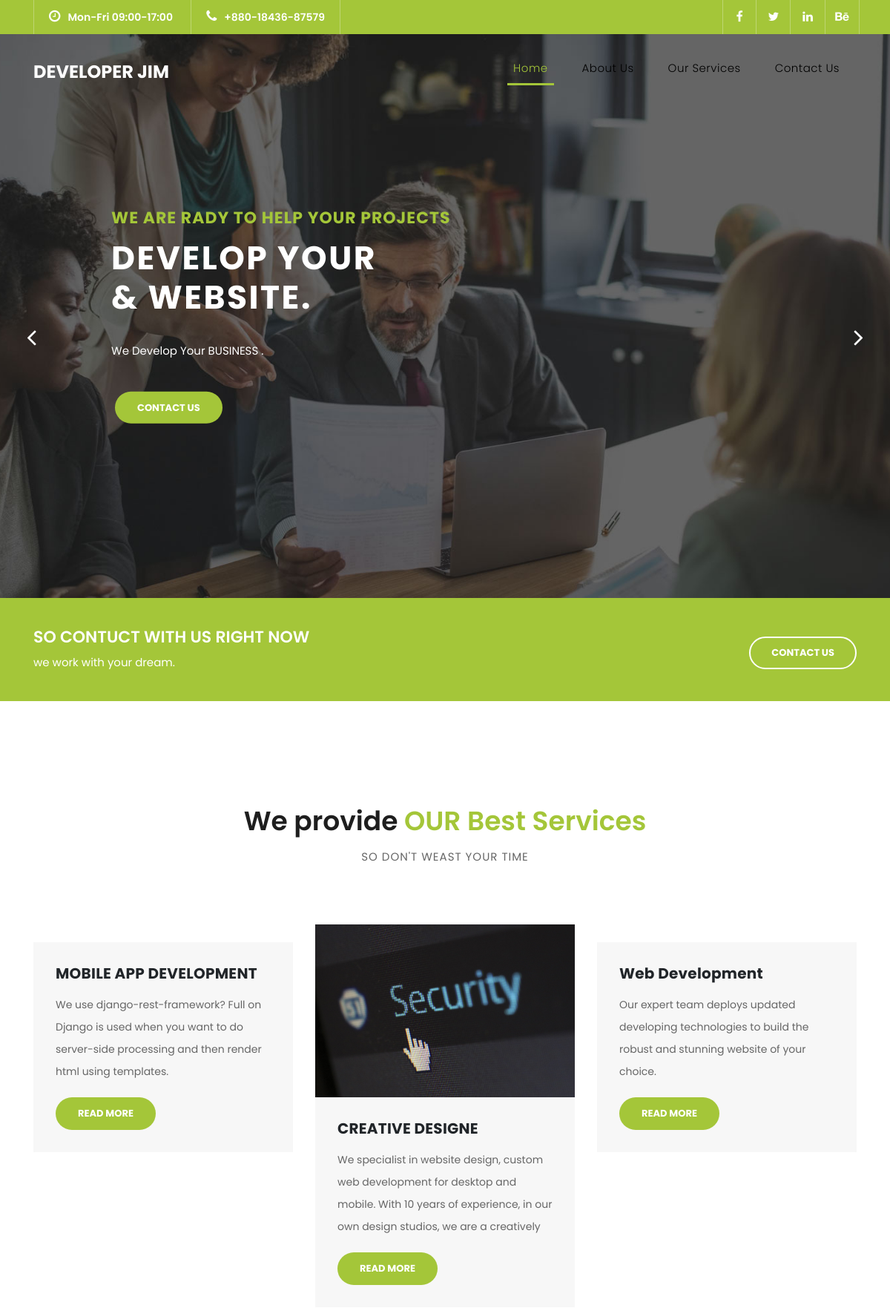
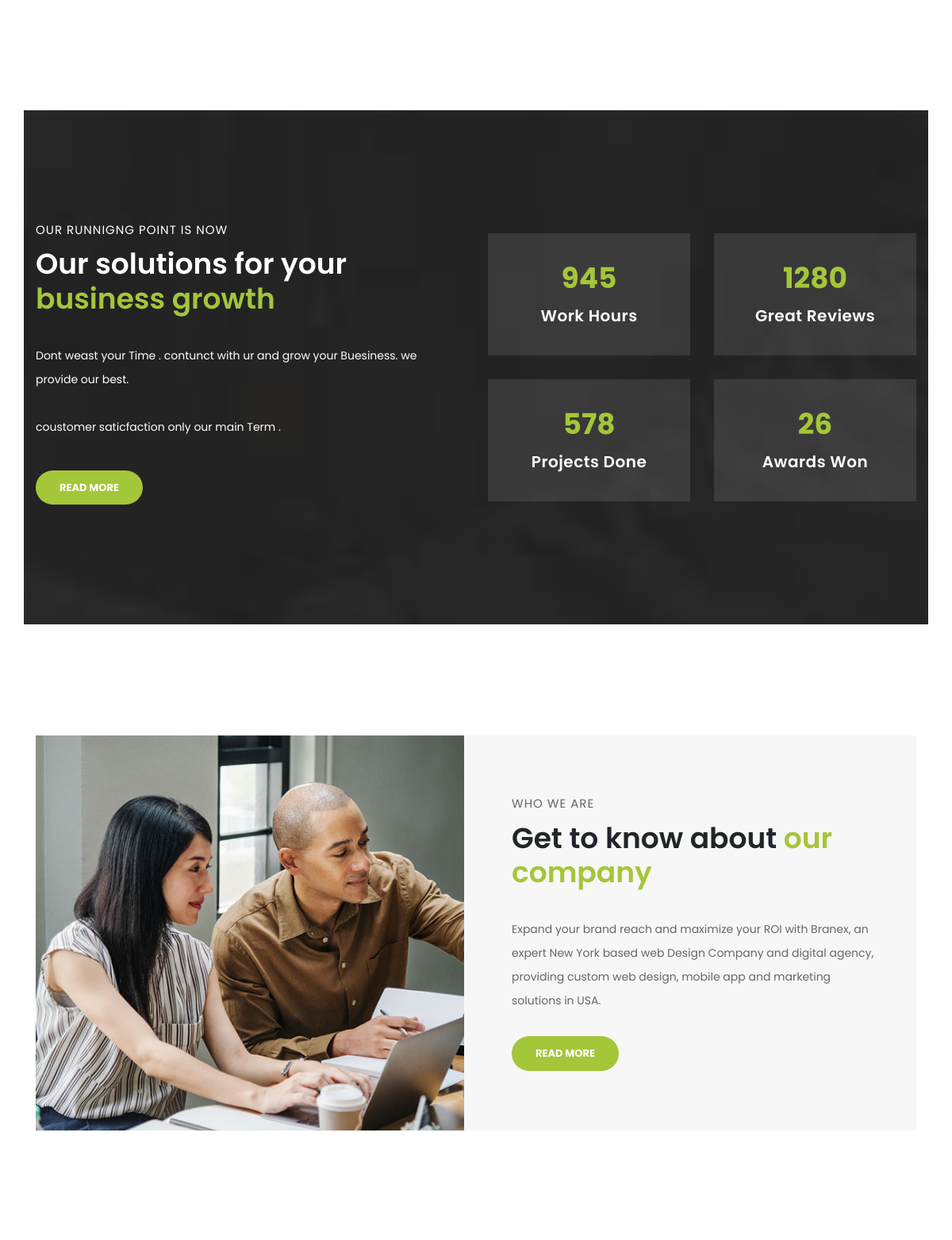
The page / (upper part) on the database its author committed (2 pictures, top to bottom).
### page/models.py (models this page shows, shortened)
class services(models.Model):
    title = models.CharField(max_length=28)
    abouth = models.TextField()
    image = models.FileField()

### page/views.py (the view)
# urls.py: path('',views.Home, name='Home' ),
def Home(request):
    if request.method == 'POST':
        name = request.POST['name']
        email = request.POST['email']
        mass = request.POST['mass']
        massagees = massage(name = name, email = email ,  mass = mass )
        massagees.save()
    post = services.objects.all()
    contex = { 'post' :post }
    return render(request, 'index.html',contex )

### template/index.html (shortened to what this page needs)
 {% extends 'base.html' %} {% load static %} {% block title %} {% endblock title %}
{% block content %}
<div class="main-banner header-text" id="top">
    <div class="Modern-Slider">
        <div class="item item-1">
            <div class="img-fill">
                <div class="text-content">
                    <h6> WE ARE RADY TO HELP YOUR PROJECTS</h6>
                    <h4>Develop Your <br>&amp; website.</h4>
                    <p>We Develop Your BUSINESS . </p>
                    <a href="{% url 'Contact'  %}" class="filled-button">contact us</a>
                </div>
            </div>
        </div>
    </div>
</div>
<div class="request-form">
    <div class="container">
        <div class="row">
            <div class="col-md-8">
                <h4> SO CONTUCT WITH US RIGHT NOW</h4>
                <span> we work with your dream. </span>
            </div>
            <div class="col-md-4">
                <a href="{% url 'Contact'  %}" class="border-button">Contact Us</a>
            </div>
        </div>
    </div>
</div>
<div class="services">
    <div class="container">
        <div class="row">
            <div class="col-md-12">
                <div class="section-heading">
                    <h2>We provide <em> OUR Best  </em> <em>Services</em></h2>
                    <span>So don't weast your time </span>
                </div>
            </div>
            {% for p in post %}
            <div class="col-md-4">
                <div class="service-item">
                    <img src="{{ p.image.url }}" alt="">
                    <div class="down-content">
                        <h4>{{p.title }}</h4>
                        <p>{{ p.abouth}}</p>
                        <a href=" {% url 'Services'  %} " class="filled-button">Read More</a>
                    </div>
                </div>
            </div>
            {% endfor %}
            <div class="fun-facts">
                <div class="container">
                    <div class="row">
                        <div class="col-md-6">
                            <div class="left-content">
                                <span>our Runnigng point is Now </span>
                                <h2>Our solutions for your <em>business growth</em></h2>
                                <p> Dont weast your Time . contunct with ur and grow your Buesiness. we provide our best.
                                    <br><br> coustomer saticfaction only our main Term .</p>
                                <a href="" class="filled-button">Read More</a>
                            </div>
                        </div>
                        <div class="col-md-6 align-self-center">
                            <div class="row">
                                <div class="col-md-6">
                                    <div class="count-area-content">
                                        <div class="count-digit">945</div>
                                        <div class="count-title">Work Hours</div>
                                    </div>
                                </div>
                                <div class="col-md-6">
                                    <div class="count-area-content">
                                        <div class="count-digit">1280</div>
                                        <div class="count-title">Great Reviews</div>
                                    </div>
                                </div>
                                <div class="col-md-6">
                                    <div class="count-area-content">
                                        <div class="count-digit">578</div>
                                        <div class="count-title">Projects Done</div>
                                    </div>
                                </div>
                                <div class="col-md-6">
                                    <div class="count-area-content">
                                        <div class="count-digit">26</div>
                                        <div class="count-title">Awards Won</div>
                                    </div>
                                </div>
                            </div>
                        </div>
                    </div>
                </div>
            </div>
            <div class="more-info">
                <div class="container">
                    <div class="row">
                        <div class="col-md-12">
                            <div class="more-info-content">
                                <div class="row">
                                    <div class="col-md-6">
                                        <div class="left-image">
                                            <img src="{% static 'assets/images/more-info.jpg' %}" alt="">
                                        </div>
                                    </div>
                                    <div class="col-md-6 align-self-center">
                                        <div class="right-content">
                                            <span>Who we are</span>
                                            <h2>Get to know about <em>our company</em></h2>
                                            <p>Expand your brand reach and maximize your ROI with Branex, an expert New York based web Design Company and digital agency, providing custom web design, mobile app and marketing solutions in USA.</p>
                                            <a href="#" class="filled-button">Read More</a>
                                        </div>
                                    </div>
                                </div>
                            </div>
                        </div>
                    </div>
                </div>
            </div>
            {% endblock content %}

### template/base.html (shortened to what this page needs)
{% load static %}
<!DOCTYPE html>
<html lang="en">
<head>
    <link href="{% static 'vendor/bootstrap/css/bootstrap.min.css' %}" rel="stylesheet">
    <link rel="stylesheet" href="{% static 'assets/css/fontawesome.css' %}">
    <link rel="stylesheet" href="{% static 'assets/css/templatemo-finance-business.css' %}">
    <link rel="stylesheet" href="{% static 'assets/css/owl.css' %}">
</head>
<body>
    <div class="sub-header">
        <div class="container">
            <div class="row">
                <div class="col-md-8 col-xs-12">
                    <ul class="left-info">
                        <li><a href="{% url 'Contact'  %} "><i class="fa fa-clock-o"></i>Mon-Fri 09:00-17:00</a></li>
                        <li><a href="#"><i class="fa fa-phone"></i>+880-18436-87579</a></li>
                    </ul>
                </div>
                <div class="col-md-4">
                    <ul class="right-icons">
                        <li><a href="https://www.facebook.com/Exceptional.jim404/"><i class="fa fa-facebook"></i></a></li>
                        <li><a href="https://twitter.com/DjangoJIM1"><i class="fa fa-twitter"></i></a></li>
                        <li><a href="https://www.facebook.com/Exceptional.jim404/"><i class="fa fa-linkedin"></i></a></li>
                        <li><a href="https://www.facebook.com/Exceptional.jim404/"><i class="fa fa-behance"></i></a></li>
                    </ul>
                </div>
            </div>
        </div>
    </div>
    <header class="">
        <nav class="navbar navbar-expand-lg">
            <div class="container">
                <a class="navbar-brand" href=" {% url 'Home'  %} ">
                    <h2>Developer JIM</h2>
                </a>
                <div class="collapse navbar-collapse" id="navbarResponsive">
                    <ul class="navbar-nav ml-auto">
                        <li class="nav-item active">
                            <a class="nav-link" href=" {% url 'Home'  %} ">Home
                </a>
                        </li>
                        <li class="nav-item">
                            <a class="nav-link" href=" {% url 'about'  %} ">About Us</a>
                        </li>
                        <li class="nav-item">
                            <a class="nav-link" href=" {% url 'Services'  %} ">Our Services</a>
                        </li>
                        <li class="nav-item">
                            <a class="nav-link" href=" {% url 'Contact'  %} ">Contact Us</a>
                        </li>
                    </ul>
                </div>
            </div>
        </nav>
    </header>
    {% block content %} {% endblock content %}

### rows shown on the page
services: title "MOBILE APP DEVELOPMENT", abouth "We use django-rest-framework? Full on Django is used when you want to do server-side processing and then render html using templates."
services: image (picture), title "CREATIVE DESIGNE", abouth "We specialist in website design, custom web development for desktop and mobile. With 10 years of experience, in our own design studios, we are a creatively"
services: title "Web Development", abouth "Our expert team deploys updated developing technologies to build the robust and stunning website of your choice."
